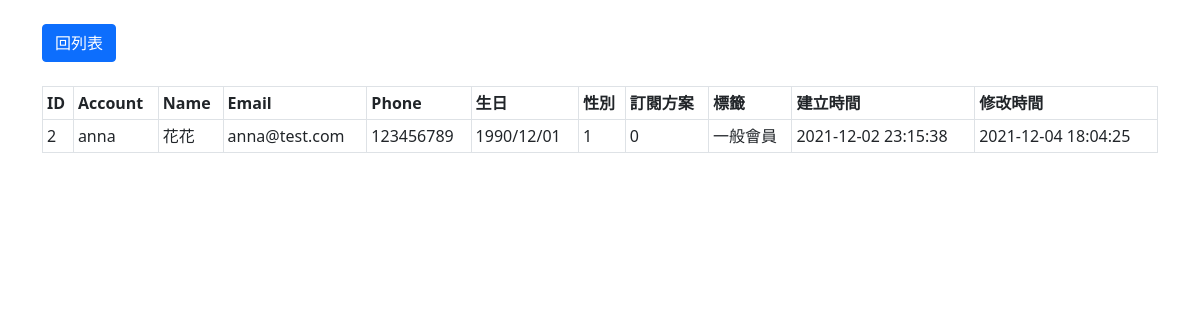
The app's page /pages/customer/member.php?id=2 with its own data.
### tables this page shows
CREATE TABLE `member` (
  `id` int(6) UNSIGNED NOT NULL,
  `account` varchar(30) DEFAULT NULL,
  `name` varchar(30) NOT NULL,
  `birthday` varchar(20) NOT NULL,
  `gender` int(20) NOT NULL,
  `password` varchar(30) DEFAULT NULL,
  `email` varchar(30) NOT NULL,
  `phone` int(20) NOT NULL,
  `subscribe` int(6) NOT NULL,
  `created_at` datetime DEFAULT NULL,
  `edit_at` datetime DEFAULT NULL,
  `valid` tinyint(4) DEFAULT NULL,
  `tag_id` varchar(10) NOT NULL
);

CREATE TABLE `tag` (
  `id` int(6) UNSIGNED NOT NULL,
  `name` varchar(20) NOT NULL
);

### pages/customer/member.php (the view, shortened to what this page needs)
<?php
if(isset($_GET["id"])){
    $id=$_GET["id"];
}else{
    $id=0;
}
require_once ("../../components/pdo-connect.php");
$sqlMember="SELECT member. *,tag.name AS tag_name FROM member
JOIN tag ON member.tag_id = tag.id
WHERE  member.id=? AND member.valid=1";
$stmt=$db_host->prepare($sqlMember);
try{
    $stmt->execute([$id]);
    $rowsMember=$stmt->fetch();
}catch(PDOException $e){
    echo $e->getMessage();
}
?>
<!doctype html>
<html lang="en">
<head>
    <link rel="stylesheet" href="https://cdn.jsdelivr.net/npm/bootstrap@5.0.2/dist/css/bootstrap.min.css">
</head>
<body>
<div class="container">
    <div class="row justify-content-center" >
        <div class="col-lg-12">
            <div class="py-2 my-3">
                <a href="user-list.php" class="btn btn-primary">回列表</a>
            </div>
          <table class="table table-bordered table-hover table-sm">
          <thead>
            <tr>
              <th scope="col">ID</th>
              <th scope="col">Account</th>
              <th scope="col">Name</th>
              <th scope="col">Email</th>
              <th scope="col">Phone</th>
              <th scope="col">生日</th>
              <th scope="col">性別</th>
              <th scope="col">訂閱方案</th>
              <th scope="col">標籤</th>
              <th scope="col">建立時間</th>
              <th scope="col">修改時間</th>
            </tr>
          </thead>
            <tbody>
            <tr>
              <td><?=$rowsMember["id"]?></td>
              <td><?=$rowsMember["account"]?></td>
              <td><?=$rowsMember["name"]?></td>
              <td><?=$rowsMember["email"]?></td>
              <td><?=$rowsMember["phone"]?></td>
              <td><?=$rowsMember["birthday"]?></td>
                <td><?=$rowsMember["gender"]?></td>
              <td><?=$rowsMember["subscribe"]?></td>
              <td><?=$rowsMember["tag_name"]?></td>
                <td><?=$rowsMember["created_at"]?></td>
                <td><?=$rowsMember["edit_at"]?></td>
            </tr>
            </tbody>
        </table>
        </div>
    </div>
</div>
</body>
</html>

### records on screen
member: id "2", account "anna", name "花花", email "anna@test.com", phone "123456789", birthday "1990/12/01", gender "1", subscribe "0", tag.name "一般會員", created_at "2021-12-02 23:15:38", edit_at "2021-12-04 18:04:25"
